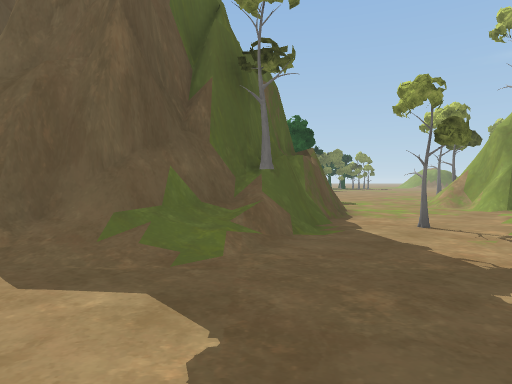
view 1 (above)

24 first-person views from a walk through a 3-D level made in the Unity game engine. The camera is 1.4 m above the floor, tilts 2° down and sees 75° across. The floor is counted in squares, 2 m on a side. Each view is taken from the middle of a square. On the plan, view 1 faces up. The plan holds only what a view shows up to about 10 squares ahead; the rest is blank. The place goes on beyond the plan. Some surface patterns are stand-ins.

view 2
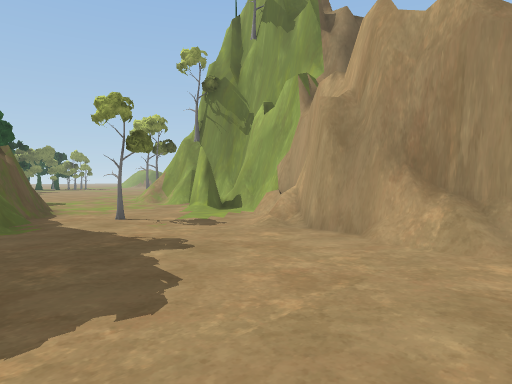

view 3
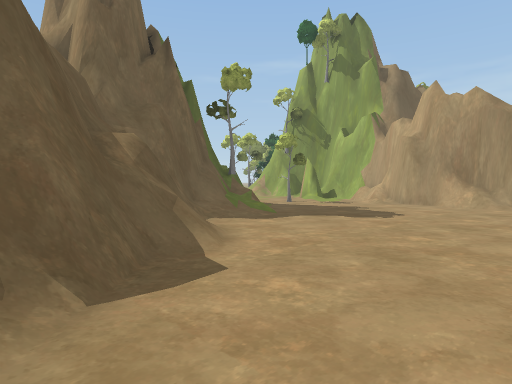

view 4
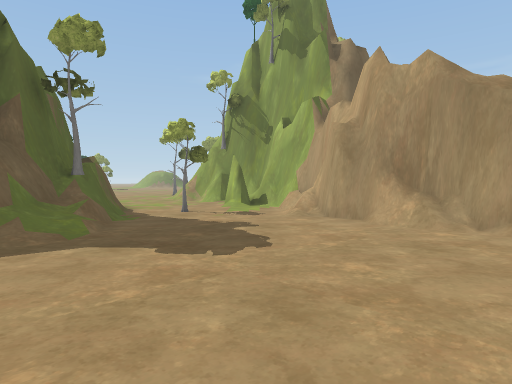

view 5
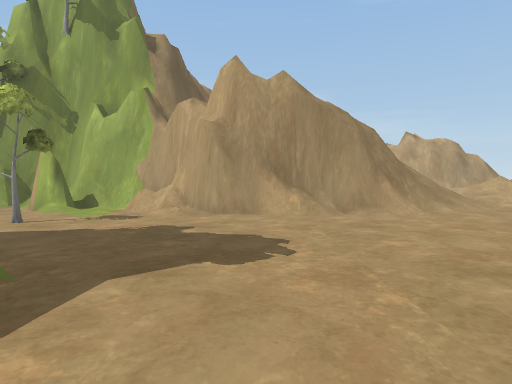

view 6
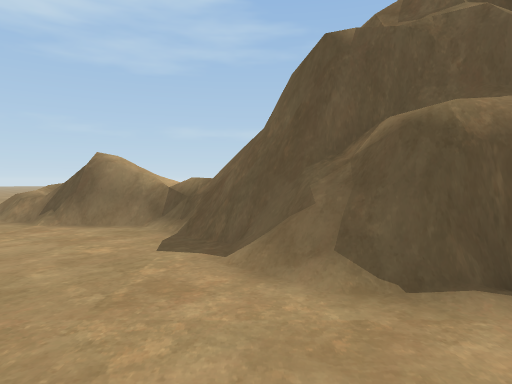

view 7
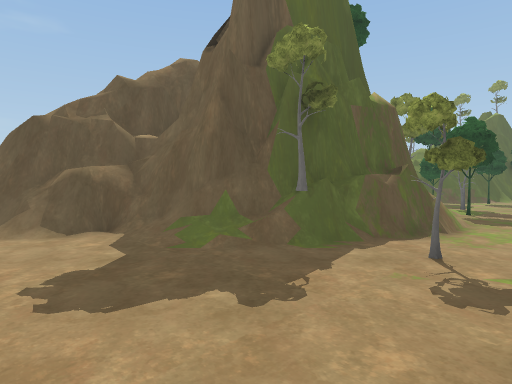

view 8
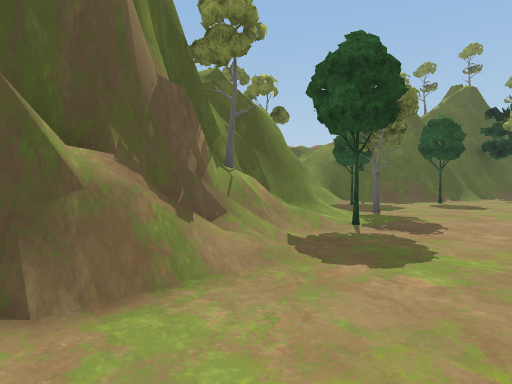

view 9
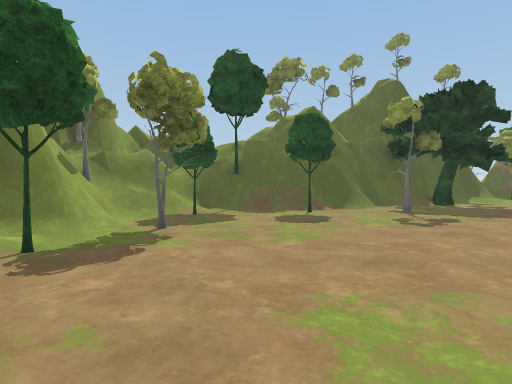

view 10
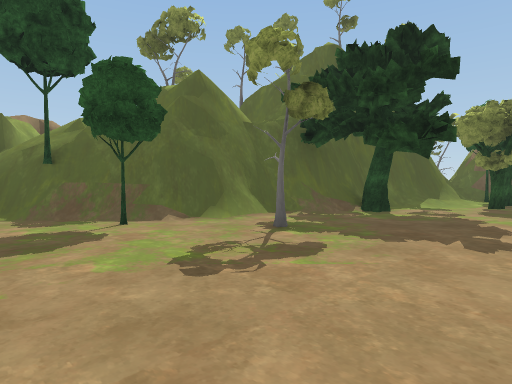

view 11
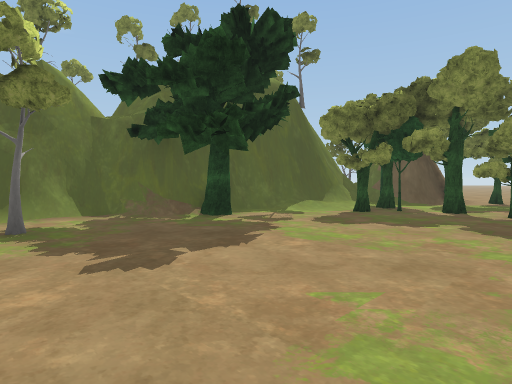

view 12
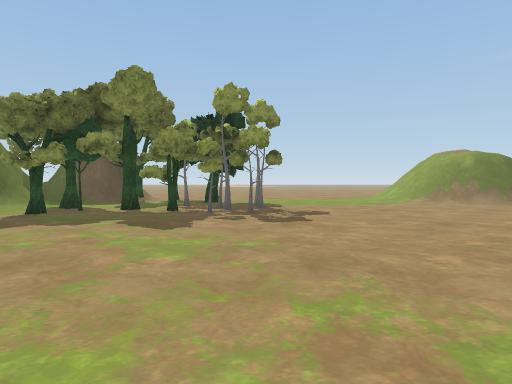

view 13
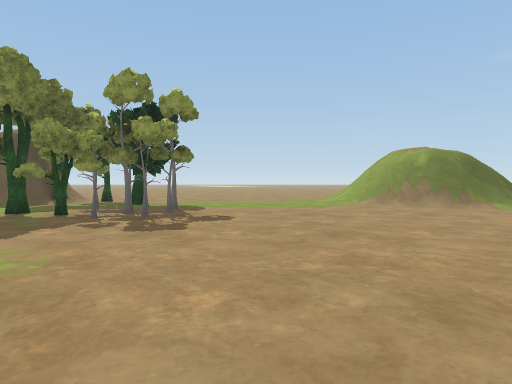

view 14
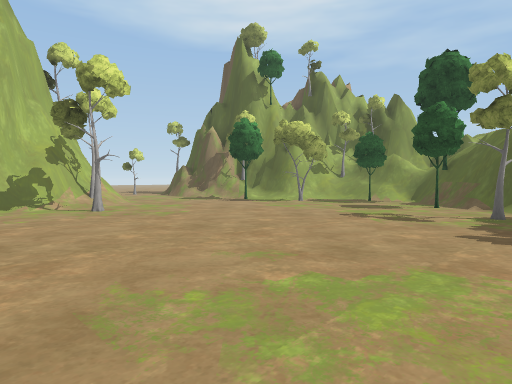

view 15
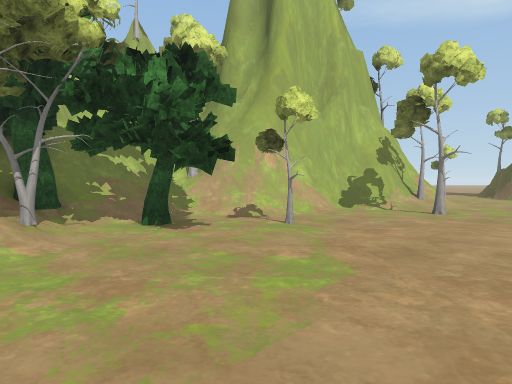

view 16
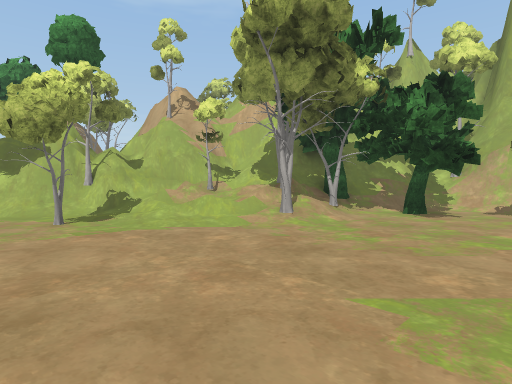

view 17
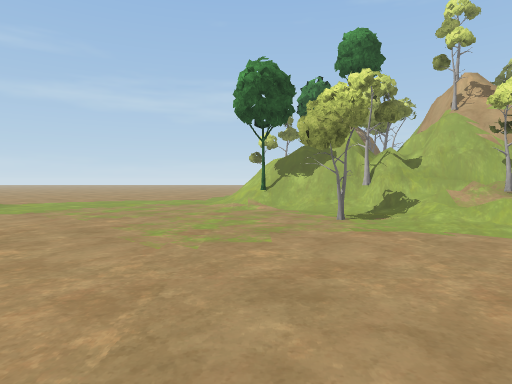

view 18
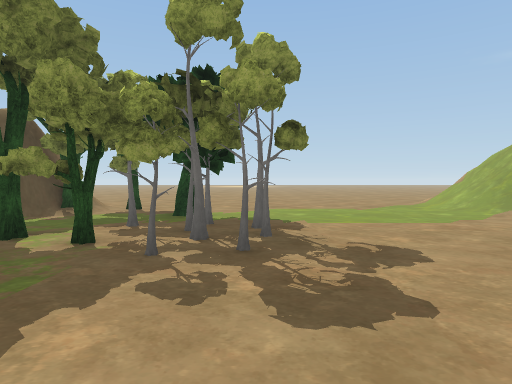

view 19
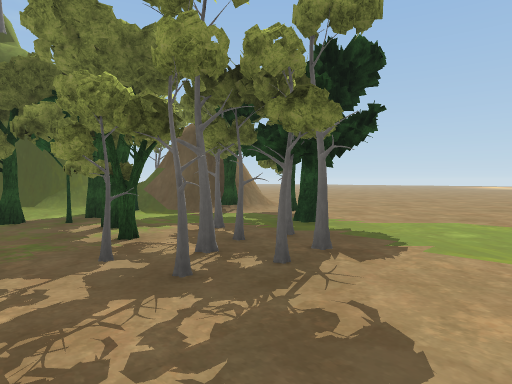

view 20
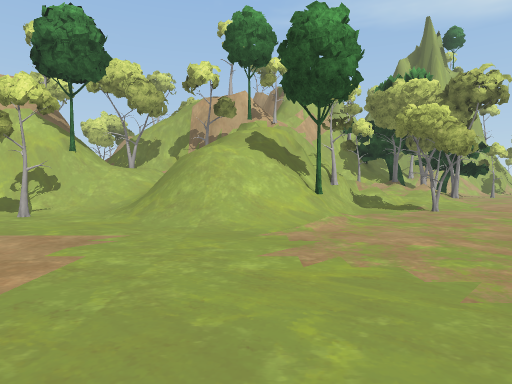

view 21
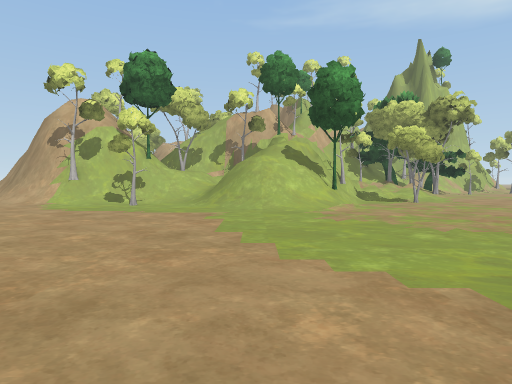

view 22
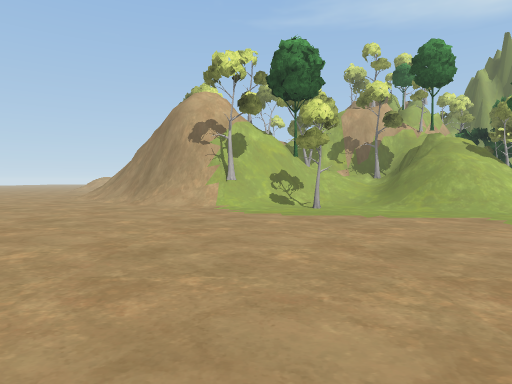

view 23
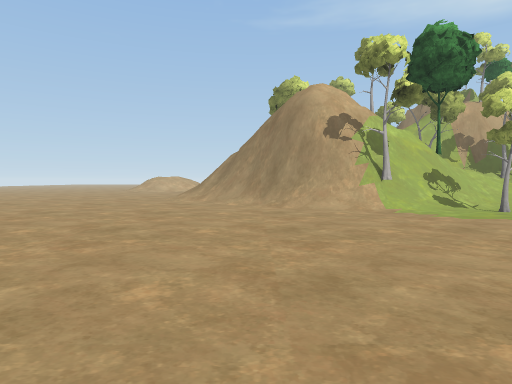

view 24
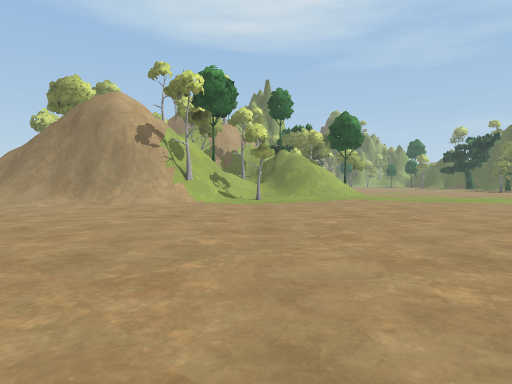

### Floor plan
Key: @ floor where view 1 was taken; # wall or solid block; x gap in a wall; . main floor; : floor 3.5 m higher than the main floor; + floor 4 m higher than the main floor; / step, stairs or slope; = window, fence, low wall or low ledge; O other object.
Columns run from 8 left of view 1 to 33 right of it. Each row starts with its distance up from view 1.
 32             x.........//
 31             ##O.......//     .
 30             #O..O...../=/// ...   .  .....
 29           ###...O......#=///..............
 28           ##O..###......//................
 27           ##OOOO##........................
 26           #/O...##........................
 25           #/..............................
 24          ##...............................
 23          ##O...............///............
 22          #.................O/=/.#.........
 21      ## ##................ #/#=///////....
 20       ####.#............/.###  //#####/...
 19       +##..............///###  //O#####/..
 18   ## :##.O............///=###  //     ##
 17    # ###..............#//####
 16    # #/O............O.##/=###
 15    ###//..........#..OOO####=
 14    ###/=.#...........//O#
 13     ####/......#..//////#
 12       ###O.....///###/###
 11       ###/..../######
 10         ##.../##
  9         ###../##
  8         ##=../##
  7         ##..../#
  6         ##...###
  5        ##..#..#
  4      ###=....=#
  3     ##//.....##
  2   ###/......##
  1   ##/.......##
  0  #=/....@.../#
 -1  =/.........##
 -2 =#/.../.....##

Where each view was taken, in squares from view 1:
view 1: 0 up, 0 right, facing up
view 2: 1 down, 0 right, facing up-right
view 3: 2 down, 6 left, facing up-right
view 4: 2 down, 2 left, facing up-right
view 5: 1 up, 3 left, facing right
view 6: 1 up, 1 left, facing left
view 7: 0 up, 4 right, facing up-left
view 8: 7 up, 4 right, facing up-left
view 9: 11 up, 6 right, facing up-left
view 10: 16 up, 6 right, facing up-left
view 11: 19 up, 8 right, facing up-left
view 12: 19 up, 9 right, facing up
view 13: 20 up, 11 right, facing up
view 14: 21 up, 10 right, facing down-left
view 15: 20 up, 11 right, facing down
view 16: 22 up, 10 right, facing down-right
view 17: 22 up, 10 right, facing right
view 18: 23 up, 9 right, facing up
view 19: 25 up, 11 right, facing up-left
view 20: 28 up, 20 right, facing down
view 21: 31 up, 21 right, facing down
view 22: 30 up, 26 right, facing down
view 23: 29 up, 30 right, facing down
view 24: 30 up, 33 right, facing down-left
